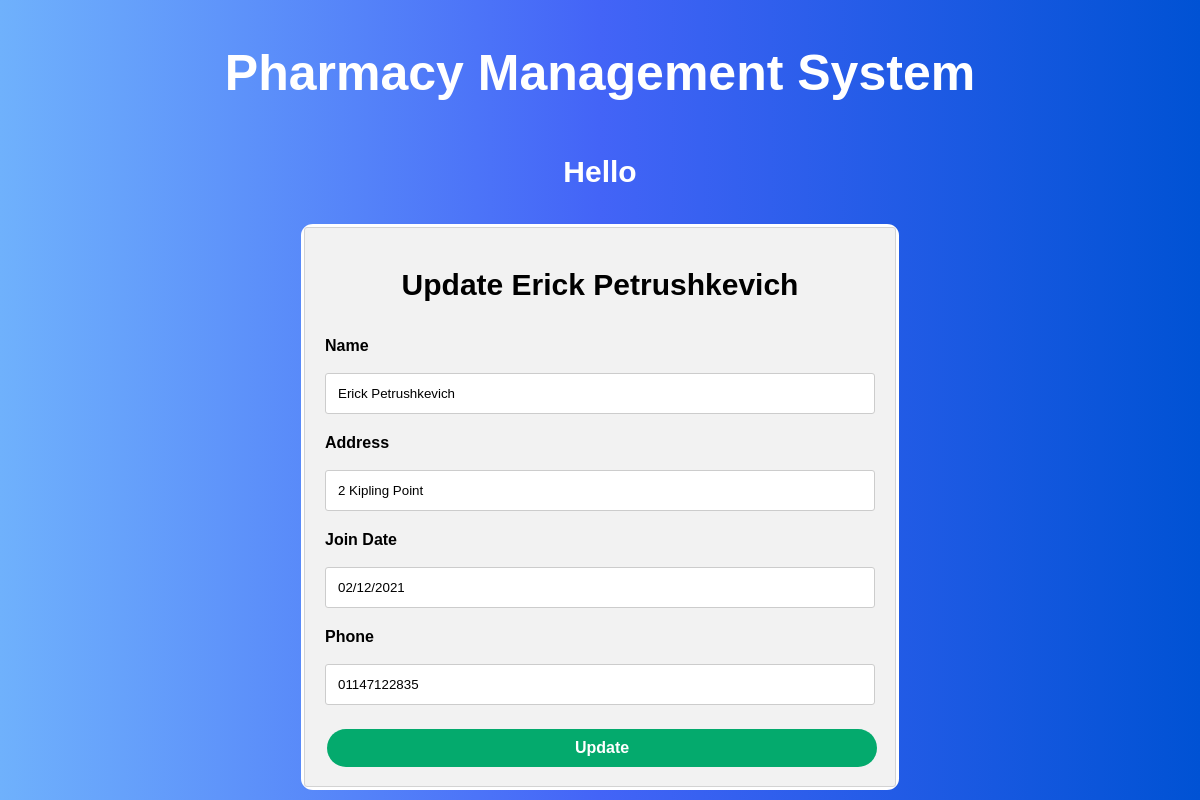
/view/updatePharmacist.php?id=5, run on the app's committed database.
### tables this page shows
CREATE TABLE `pharmacist` (
  `id` int(10) NOT NULL,
  `name` varchar(50) NOT NULL,
  `address` varchar(50) NOT NULL,
  `join_date` varchar(50) NOT NULL,
  `phone` varchar(15) NOT NULL
);

### model/pharmachist.php (called while the page is built, shortened)
<?php
    function getPharmacistById($id){
        $conn = getConnection();
        $sql = "select * from pharmacist where id='{$id}'";
        $result = mysqli_query($conn, $sql);
        $row=mysqli_fetch_assoc($result);
        if($result){
            return $row;
        }else{
            return false;
        }
    }
?>

### view/updatePharmacist.php (the view, shortened to what this page needs)
<?php
    include('header.php');
    require_once('../model/pharmachist.php');
    $id=$_GET['id'];
    $row=getPharmacistById($id);
?>
<div class="parrent-container">
    <div class="form-container">
    <div class= "form">
        <form action="../controller/pharmacist.php" method="post">
    <div class="container">
    <h2>Update <?php echo $row['name'] ?></h2>
        <label for="name"><b>Name</b></label>
        <input type="text" placeholder="Enter Name" value="<?php echo $row['name'] ?>" name="name" >
        <label for="add"><b>Address</b></b></label>
        <input type="text" placeholder="Enter Address" name="add"  value="<?php echo $row['address'] ?>" >
        <label for="add"><b>Join Date</b></b></label>
        <input type="text" placeholder="Enter Join Date" name="date"  value="<?php echo $row['join_date'] ?>">
        <label for="phone"><b>Phone</b></b></label>
        <input type="text" placeholder="Enter Phone" name="phone"  value="<?php echo $row['phone'] ?>">
        <button type="submit" value="update" name="update" class="btn-success">Update</button>
    </div>
    </form>
</div>
    </div>
</div>
</body>
</html>

### assets/style.css (style rules this page uses)
body { font-family: Arial, Helvetica, sans-serif; background: #0052d4; background: -webkit-linear-gradient( to right, #6fb1fc, #4364f7, #0052d4 ); background: linear-gradient( to right, #6fb1fc, #4364f7, #0052d4 ); }
.form-container { display: flex; align-items: center; justify-content: center; }
.form-container .form { background-color: #ffffff; border: 3px solid #ffffff; border-radius: 2%; width: 50%; }
input[type="text"], input[type="password"] { width: 100%; padding: 12px 20px; margin: 8px 0; display: inline-block; border: 1px solid #ccc; box-sizing: border-box; }
button { color: white; margin: 8px 16px; border: none; cursor: pointer; width: 100%; }
button { padding: 10px 16px; border: none; color: white; text-align: center; text-decoration: none; display: inline-block; font-size: 16px; font-weight: bold; margin: 4px 2px; cursor: pointer; border-radius: 20px; }
.btn-success { background-color: #04aa6d; border-color: #04aa6d; }
.container { padding: 16px; }
.form-container h2 { text-align: center; font-size: 30px; color: #000000; font-weight: bold; padding: 10px; }
.container { background-color: #f2f2f2; padding: 5px 20px 15px 20px; border: 1px solid lightgrey; border-radius: 3px; }
input[type="text"] { width: 100%; margin-bottom: 20px; padding: 12px; border: 1px solid #ccc; border-radius: 3px; }
label { margin-bottom: 10px; display: block; }

### data on the page
pharmacist: name "Erick Petrushkevich", add "2 Kipling Point", date "02/12/2021", phone "01147122835"
